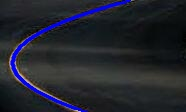
//> input picture outputImages/curveFittingOutput.jpg, 186 x 112 px
$ ./21_curveFitting_leastSquares outputImages/curveFittingOutput.jpg   (built with g++ and OpenCV 4)
//> lines starting //> are read from the running program, lines starting //| are printed output that depends on the picture; after the words box and inside, x2 and y2 are one past the last pixel; in counts of white or black regions, pixels touching at a corner belong together
#include <iostream>
#include <cmath>
#include <vector>
#include "opencv2/highgui.hpp"
#include "opencv2/imgproc.hpp"

using namespace std;
using namespace cv;

/* === PARAMS & FUNCTIONS FOR CANNY EDGE DETECTION === */

#define KERNEL_SIZE 3
#define THRESHOLD 50
#define RATIO 3

void extractPointsFromImages(Mat inputImage, vector<int>& x, vector<int>& y);
void gaussianElimination();
void detectEdge(Mat& in, Mat& out);
void printVectors(const vector<int>& x, const vector<int>& y);
void createCoeffMat(int n, Mat& coeffMat, const vector<int>& x, const vector<int>& y);
void createTargetMat(Mat& targetMat, const vector<int>& x, const vector<int>& y);
void convertToGray(const cv::Mat& inputImage, cv::Mat& outputImage);
void saveImageToFile(Mat& image, std::string fileName);

int main(int argc, char** argv) {


    if(argc < 2) {
        printf("USAGE: ./curveFit [image path] \n");
        return EXIT_FAILURE;
    }

    Mat inputImage = imread(argv[1]);
//> inputImage is the input picture: 112 rows x 186 cols, CV_8UC3; mean B, G, R 45.9, 36.5, 34.4
    imshow("Input Image", inputImage);

    Mat grayImage = Mat::zeros(inputImage.rows, inputImage.cols, CV_8U);
    Mat edgeImage = Mat::zeros(inputImage.rows, inputImage.cols, CV_8U);
    Mat curveImage = Mat::zeros(inputImage.rows, inputImage.cols, CV_8U);

    convertToGray(inputImage, grayImage);

    detectEdge(grayImage, edgeImage);
    imshow("Edge image", edgeImage);

    waitKey(0);

    vector<int> x, y;
    extractPointsFromImages(edgeImage, x, y);

    x.shrink_to_fit();
    y.shrink_to_fit();

    //printVectors(x, y);

    Mat coeffMat = Mat::zeros(3, 3, CV_32F);
    Mat paramMat = Mat::zeros(3, 1, CV_32F);
    Mat targetMat = Mat::zeros(3, 1, CV_32F);

    createCoeffMat(x.size(), coeffMat, x, y);
    createTargetMat(targetMat, x, y);

    paramMat = coeffMat.inv() * targetMat;

    cout << "\nParameters for curve equation [a0, a1, a2]: \n" << paramMat << endl;

    vector<Point2f> curvePoints;

    for(int X=0; X < curveImage.cols; ++X){

    	int Y = (int)((float)paramMat.at<float>(0,0) + ((X)*((float)paramMat.at<float>(0,1)) + ((pow(X,2)*(float)paramMat.at<float>(0,2)))));

    	//cout << "[" << X << ", " << Y << "] ";
    	Point2f new_point = Point2f(Y, X);                  //resized to better visualize
        curvePoints.push_back(new_point);                       //add point to vector/list

    }

    for (int i = 0; i < curvePoints.size() - 1; i++)
        line(inputImage, curvePoints[i], curvePoints[i + 1], Scalar(255), 2, CV_AA);

    imshow("Curve image", inputImage);

    saveImageToFile(inputImage, "../../outputImages/curveFittingOutput.jpg");

    waitKey(0);
	return 0;
}

/*
* Function: convertToGray
  * InputImage data type- CV_8UC3, outputImage data type - CV_8UC1
  * Converts BGR image into grayscale image

*/
void convertToGray(const cv::Mat& inputImage, cv::Mat& outputImage){

  int B, G, R;

  for(int row=0; row < inputImage.rows; row++ ){
    for(int col=0; col < inputImage.cols; col++){

      B = (int)inputImage.at<cv::Vec3b>(row,col)[0];
      G = (int)inputImage.at<cv::Vec3b>(row,col)[1];
      R = (int)inputImage.at<cv::Vec3b>(row,col)[2];

            outputImage.at<uint8_t>(row, col) = (int)(0.299*R + 0.587*G + 0.114*B); //GrayScale
        }
  }
//> this loop made 112 passes
//> (B, G, R) on passes 1 to 12: (30, 29, 25), (28, 27, 23), (24, 23, 19), (22, 21, 17), (22, 21, 17), (21, 20, 16), (19, 18, 14), (18, 17, 13), (18, 17, 13), (17, 16, 12), (16, 15, 11), (17, 16, 12)
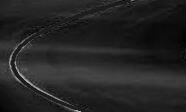
//> outputImage: 112 rows x 186 cols, CV_8UC1; min 0, max 181, mean 36.4
//> after the loop, B = 35; G = 29; R = 22
}
void saveImageToFile(Mat& image, std::string fileName){

    imwrite(fileName, image);
    std::cout << "Output image saved as: " << fileName << std::endl;
}

void detectEdge(Mat& in, Mat& out) {

  blur(in, out, Size(3, 3));

  Canny(out, out, 80, 240, KERNEL_SIZE);
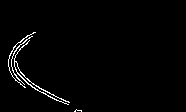
//> out: 112 rows x 186 cols, CV_8UC1; 1.7% white in thin lines or dots, all inside (x1, y1, x2, y2) = (8, 32, 82, 112)
}

void extractPointsFromImages(Mat inputImage, vector<int>& x, vector<int>& y){

	for(int row = 0; row < inputImage.rows; ++row){
		for (int col = 0; col < inputImage.cols; ++col)
		{
			if((int)inputImage.at<uchar>(row, col)!=0){
				x.push_back(row);
				y.push_back(col);
			}
		}
	}
//> after the loop, x = 360 values from 32 to 111; y = 360 values, max 81 at index 356, min 8 at index 109, mean 29.07
//> in main, `extractPointsFromImages(edgeImage, x, y);`: x = 360 values from 32 to 111

	//cout << "Points in image extracted successfully.";
}

void printVectors(const vector<int>& x, const vector<int>& y){

	cout << "\nNumber of elements in X: " << x.size();
	cout << "\nNumber of elements in Y: " << y.size();

	cout << "\n[X, Y] co-ordinates are: ";
    for (auto iterX = x.begin(), iterY = y.begin(); iterX != x.end() && iterY != y.end(); iterX++, iterY++)
        cout << "[" << *iterX << ", " << *iterY << "] ";

    cout << endl;
}

void createCoeffMat(int n, Mat& coeffMat, const vector<int>& x, const vector<int>& y){
//> called with n = 360

	float sumX=0, sumX2=0, sumX3=0, sumX4=0;

	for(auto iter = x.begin(); iter != x.end(); ++iter){

		float val = (float)*iter;
		sumX += val;
		sumX2 += pow(val, 2);
		sumX3 += pow(val, 3);
		sumX4 += pow(val, 4);

	}
//> this loop made 360 passes
//> (val, sumX, sumX2, sumX3, sumX4) on passes 1 to 3: (32, 32, 1024, 32768, 1048576), (32, 64, 2048, 65536, 2097152), (32, 96, 3072, 98304, 3145728)
//> after the loop, sumX = 25818; sumX2 = 2010370; sumX3 = 166421296; sumX4 = 1.44e+10

	coeffMat.at<float>(0,0) = (float)n;
//> coeffMat = [[360, 0, 0], [0, 0, 0], [0, 0, 0]]
	coeffMat.at<float>(0,1) = sumX;
//> coeffMat = [[360, 25818, 0], [0, 0, 0], [0, 0, 0]]
	coeffMat.at<float>(0,2) = sumX2;
//> coeffMat = [[360, 25818, 2010370], [0, 0, 0], [0, 0, 0]]
	coeffMat.at<float>(1,0) = sumX;
//> coeffMat = [[360, 25818, 2010370], [25818, 0, 0], [0, 0, 0]]
	coeffMat.at<float>(1,1) = sumX2;
//> coeffMat = [[360, 25818, 2010370], [25818, 2010370, 0], [0, 0, 0]]
	coeffMat.at<float>(1,2) = sumX3;
//> coeffMat = [[360, 25818, 2010370], [25818, 2010370, 166421296], [0, 0, 0]]
	coeffMat.at<float>(2,0) = sumX2;
//> coeffMat = [[360, 25818, 2010370], [25818, 2010370, 166421296], [2010370, 0, 0]]
	coeffMat.at<float>(2,1) = sumX3;
//> coeffMat = [[360, 25818, 2010370], [25818, 2010370, 166421296], [2010370, 166421296, 0]]
	coeffMat.at<float>(2,2) = sumX4;
//> coeffMat = [[360, 25818, 2010370], [25818, 2010370, 166421296], [2010370, 166421296, 1.44e+10]]

}

void createTargetMat(Mat& targetMat, const vector<int>& x, const vector<int>& y){

	float sumY=0, sumXY=0, sumX2Y=0;

	for (auto iterX = x.begin(), iterY = y.begin(); iterX != x.end() && iterY != y.end(); iterX++, iterY++) {

        float xVal = (float)*iterX, yVal = (float)*iterY;
        sumY += yVal;
        sumXY += xVal * yVal;
        sumX2Y += pow(xVal,2) * yVal;

	}
//> this loop made 360 passes
//> (xVal, yVal, sumY, sumXY, sumX2Y) on passes 1 to 3: (32, 33, 33, 1056, 33792), (32, 34, 67, 2144, 68608), (32, 35, 102, 3264, 104448)
//| Parameters for curve equation [a0, a1, a2]:
//| [115.21901;
//|  -3.4374678;
//|  0.028718652]
//> after the loop in main, `for (int i = 0; i < curvePoints.size() - 1; i++)`:
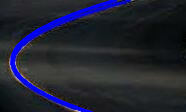
//> inputImage: 112 rows x 186 cols, CV_8UC3; 5.2% of pixels changed, all inside (x1, y1, x2, y2) = (10, 0, 118, 112)

	targetMat.at<float>(0,0) = sumY;
	targetMat.at<float>(1,0) = sumXY;
	targetMat.at<float>(2,0) = sumX2Y;

}
